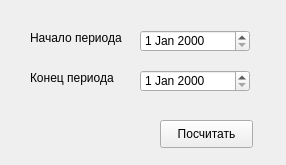
<?xml version="1.0" encoding="UTF-8"?>
<ui version="4.0">
 <class>Form</class>
 <widget class="QWidget" name="Form">
  <property name="geometry">
   <rect>
    <x>0</x>
    <y>0</y>
    <width>286</width>
    <height>165</height>
   </rect>
  </property>
  <property name="windowTitle">
   <string>Сумма за период</string>
  </property>
  <widget class="QPushButton" name="pushButton">
   <property name="geometry">
    <rect>
     <x>160</x>
     <y>120</y>
     <width>93</width>
     <height>28</height>
    </rect>
   </property>
   <property name="text">
    <string>Посчитать</string>
   </property>
  </widget>
  <widget class="QDateEdit" name="dateEdit">
   <property name="geometry">
    <rect>
     <x>140</x>
     <y>30</y>
     <width>110</width>
     <height>22</height>
    </rect>
   </property>
  </widget>
  <widget class="QDateEdit" name="dateEdit_2">
   <property name="geometry">
    <rect>
     <x>140</x>
     <y>70</y>
     <width>110</width>
     <height>22</height>
    </rect>
   </property>
  </widget>
  <widget class="QLabel" name="label">
   <property name="geometry">
    <rect>
     <x>30</x>
     <y>30</y>
     <width>101</width>
     <height>16</height>
    </rect>
   </property>
   <property name="text">
    <string>Начало периода</string>
   </property>
  </widget>
  <widget class="QLabel" name="label_2">
   <property name="geometry">
    <rect>
     <x>30</x>
     <y>70</y>
     <width>91</width>
     <height>16</height>
    </rect>
   </property>
   <property name="text">
    <string>Конец периода</string>
   </property>
  </widget>
 </widget>
 <resources/>
 <connections/>
</ui>
